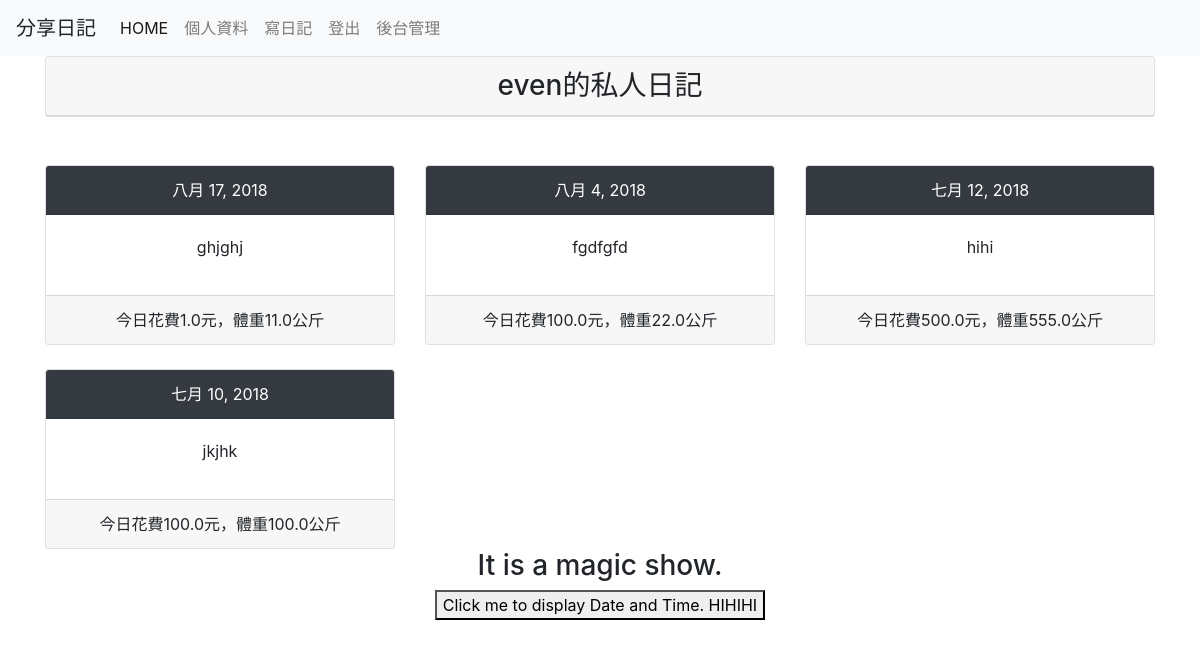
The app's page / (signed in) with its own data.
### mysite/models.py (models this page shows, shortened)
class Diary(models.Model):
	user = models.ForeignKey(dUser, on_delete=models.CASCADE)
	budget = models.FloatField(default=0)
	weight = models.FloatField(default=0)
	note = models.TextField(blank=True)
	ddate = models.DateField(blank=False)

### mysite/views.py (the view)
# urls.py: path('',views.index,name='index'),
def index(request, pid = None, del_pass=None):
	HOME = True
	if request.user.is_authenticated:
		username = request.user.username
		try:
			fuser = User.objects.get(username=username)
			print(type(fuser))
			Diaries = models.Diary.objects.filter(user=fuser).order_by('-ddate')
		except Exception as e:
			print(e)
	messages.get_messages(request)
	return HttpResponse(render(request,'../templates/index.html',locals()))

### templates/index.html (shortened to what this page needs)
{% extends "base.html" %}
{% block content %}
<div class='container' align='center'>
	<div class='row'>
		<div class='col-xl-12'>
			<div class='card'>
				<h3 class='card-header'>{{ username | default:"我" }}的私人日記</h3>
			</div>
		</div>
	</div>
	<br/><br/>
	{% for diary in Diaries %}
	{% cycle "<div class='row'>" ""  "" %}
		<div class='col-md-4'>
			<div class='card'>
				<div class='card-header text-white bg-dark'' align=center>
					{{ diary.ddate }}
				</div>
				<div class='card-body'>
					{{ diary.note| linebreaks }}
				</div>
				<div class='card-footer'>
					今日花費{{ diary.budget }}元，體重{{ diary.weight }}公斤
				</div>
			</div>
		</div>
	{% cycle "" "" "</div>  <br/>" %}
	{% empty %}
		<h3> <em>登入才能顯示日記</em></h3>
	{% endfor %}
</div>
{% endblock %}

### templates/base.html (style rules this page uses)
h1, h2, h3, h4, h5, p, div { font-familty: 微軟正黑體; }

### records on screen
Diary: ddate "八月 17, 2018", note "ghjghj", budget "1.0", weight "11.0"
Diary: ddate "八月 4, 2018", note "fgdfgfd", budget "100.0", weight "22.0"
Diary: ddate "七月 12, 2018", note "hihi", budget "500.0", weight "555.0"
Diary: ddate "七月 10, 2018", note "jkjhk", budget "100.0", weight "100.0"

### other values on screen
{{ username | default:"我" }} "even"
